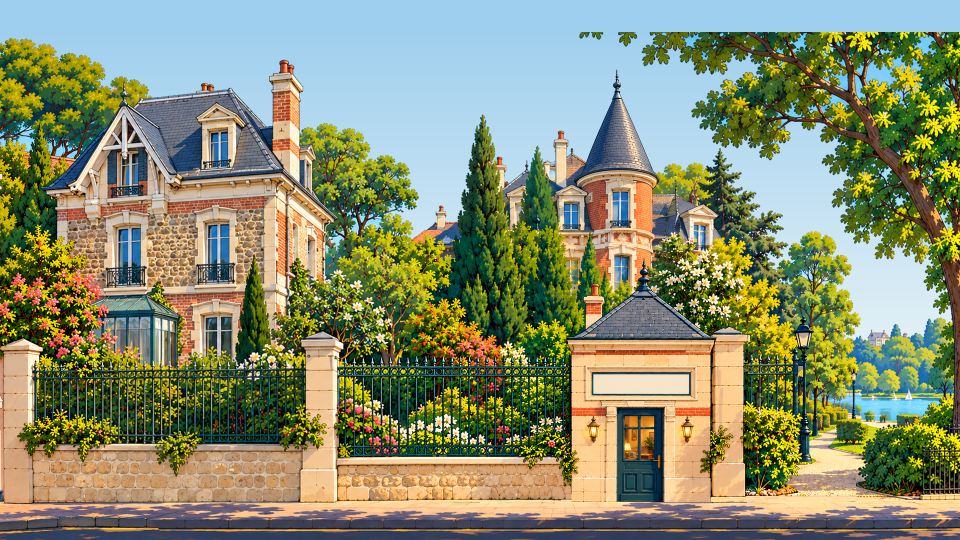
#> input picture docs/retouches-carte/sources/retraites-c-toit-manuel-avant-tuile.png, 1920 x 1080 px (shown at 1/2 size); its folder holds 6 pictures in this run; the run also reads 1 picture not shown here
$ python retraites-c-toit-manuel-integrer.py
#> lines starting #> are read from the running program, lines starting #| are printed output that depends on the picture; after the words box and inside, x2 and y2 are one past the last pixel; in counts of white or black regions, pixels touching at a corner belong together
from pathlib import Path
from PIL import Image
import numpy as np

root = Path(__file__).resolve().parents[3]
sources = root / 'docs/retouches-carte/sources'
archive = (root.parent / 'Presidentielles 2027 - fichiers retirés' / '2026-10-09 carte plate seule/docs/production/decor-v3/carte-plate').resolve()
name = 'tuile-15-retraites-c.png'
before = np.array(Image.open(sources / 'retraites-c-toit-manuel-avant-tuile.png').convert('RGB'))
#> before is the input picture: shape (1080, 1920, 3); mean R, G, B 135.7, 141.7, 110.8
selected = np.array(Image.open(sources / 'retraites-c-toit-manuel-source-tuile.png').convert('RGB'))
changed = np.any(before != selected, axis=2)
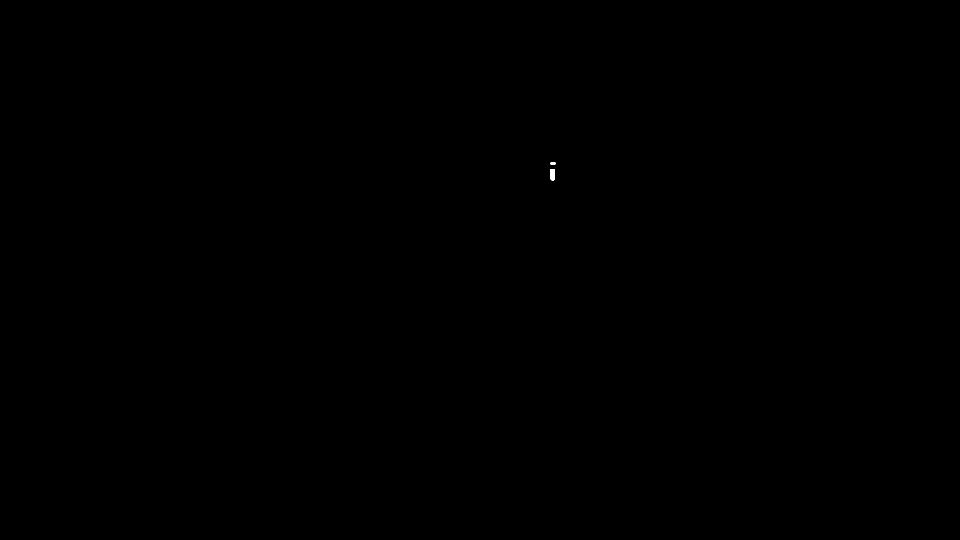
#> changed: shape (1080, 1920) bool (shown at 1/2 size); 0.01% white; 2 white regions, box (x1, y1, x2, y2) and area: (1100, 339, 1110, 362) 214, (1101, 325, 1111, 329) 40
ys, xs = np.where(changed)
#> ys = 254 values from 325 to 361; xs = 254 values, max 1110 at index 9, min 1100 at index 40, mean 1104.7
assert len(xs) == 254 and (xs.min(), ys.min(), xs.max(), ys.max()) == (1100, 325, 1110, 361)
Image.fromarray(changed.astype('uint8') * 255).save(sources / 'retraites-c-toit-manuel-masque.png')
targets = [root / 'assets/images/carte' / name, archive / 'tuiles' / name, archive / 'production/tuiles' / name, archive / 'production/fresque-en-cours.png']
for target in targets:
    target = target.resolve()
#> (the run stopped early here; a loop or call above may not have finished)
